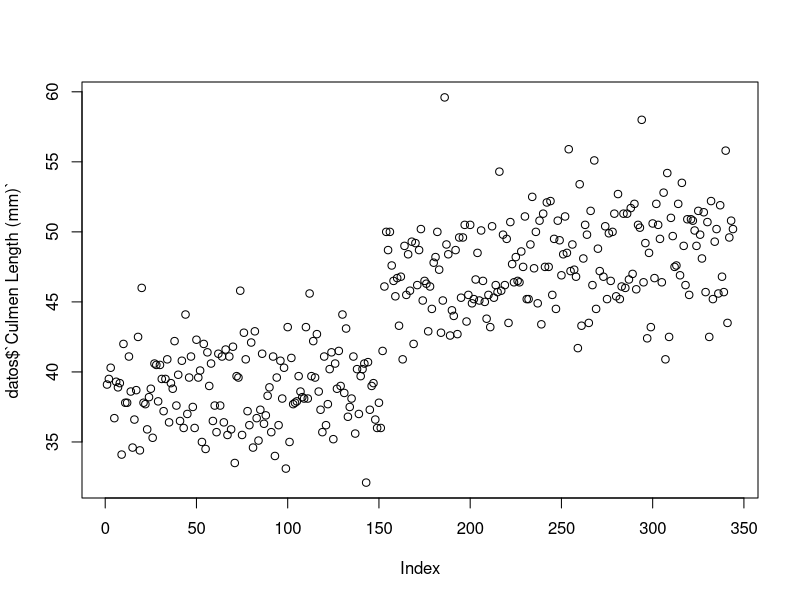
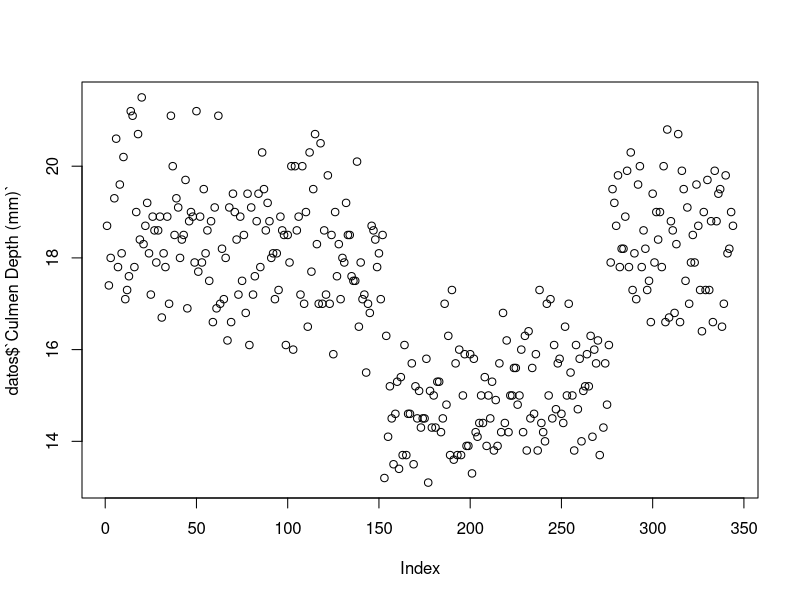
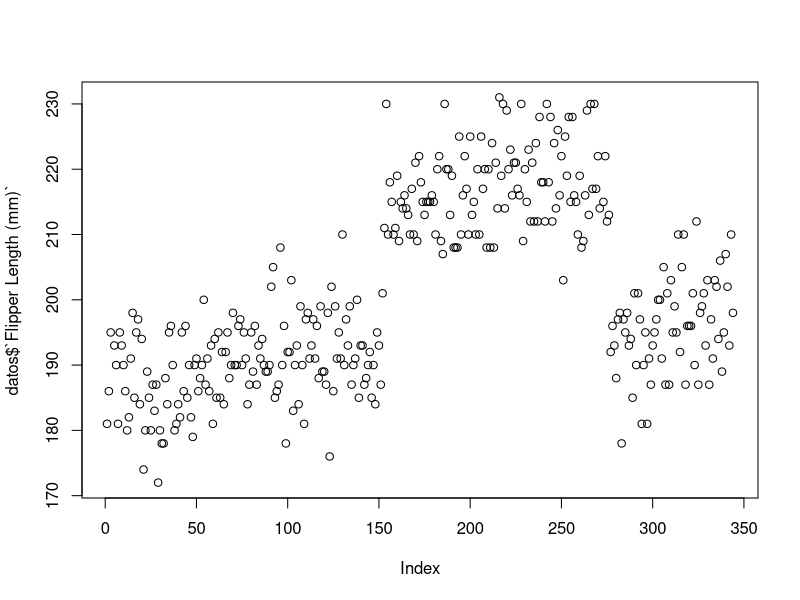
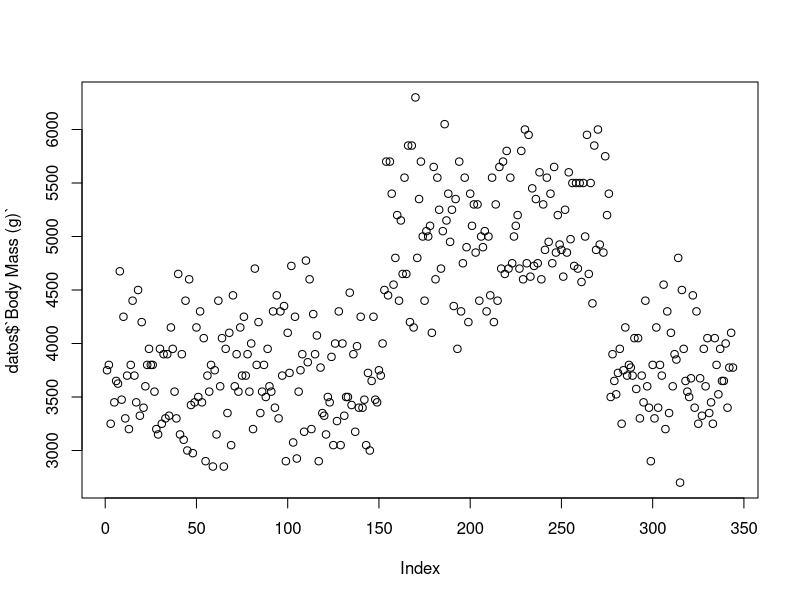
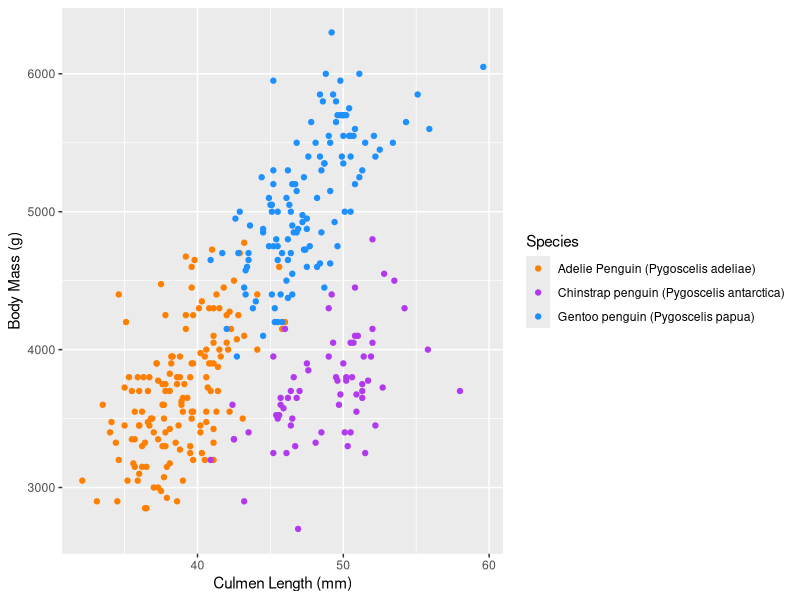
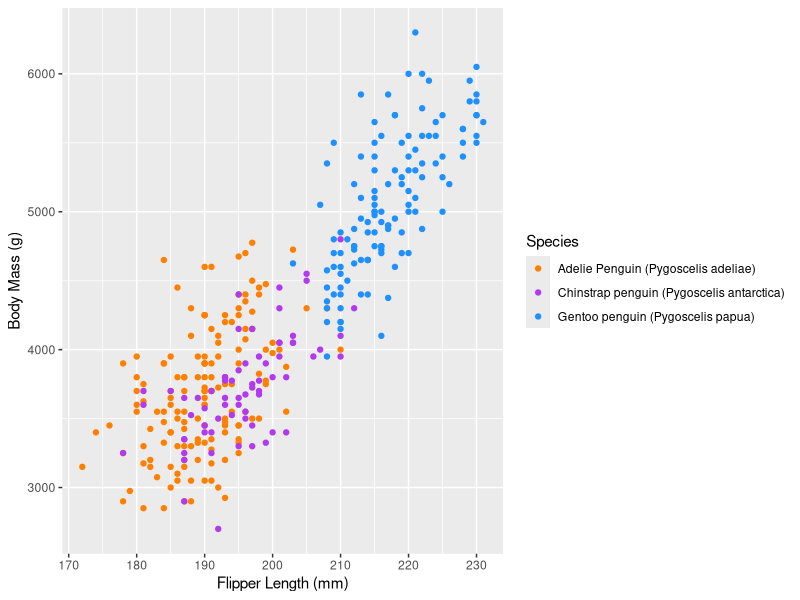

Source code (R) for these figures, in order:
#Paquetes
library(readr)
library(stringr)
library(dplyr)
library(forcats)
library(ggplot2)

#Importar datos
datos <- read_csv("datos.csv")
datos <- as.data.frame(datos)
View(datos)

###Control de calidad

#Variable 1 studyname
 levels(factor(datos$studyName))
  #Verificado sin errores
 
#Variable 2
 datos$`Sample Number`
  #Se aprecian secuencias que se reinician
 
#Variable 3 Species
 levels(factor(datos$Species))
  #Se aprecian más especies de las correctas debido a errores ortográficos, se sugiere usar el siguiente código para eliminarlas

 datos <- datos %>%
   mutate(Species = fct_recode(Species,
                               "Adelie Penguin (Pygoscelis adeliae)" = "Adeli Penguin (Pygoscelis adeliae)",
                               "Adelie Penguin (Pygoscelis adeliae)" = "ADELIE PENGUIN (PYGOSCELIS ADELIAE)",
                               "Gentoo penguin (Pygoscelis papua)" = "Gento penguin (Pygoscelis papua)"
   ))

#Variable 4 Region
 levels(factor(datos$Region))
  #Verificado sin errores
 
#Variable 5 Island
 levels(factor(datos$Island))
 #Verificado sin errores

#Variable 6 Stage
 levels(factor(datos$Stage))
 #Verificado sin errores
 
#Variable 7 Individual ID
 datos$'Individual ID'
 #Se aprecian identificadores de individuos
 
#Variable 8 Clutch Completion
 levels(factor(datos$`Clutch Completion`))
 #Verificado sin errores
 
#Variable 9 Date Egg
 datos$`Date Egg`
 #Sin errores, se creará una nueva columna que posea únicamente el año
 datos$year <- substr(datos$`Date Egg`, 1, 4)
 
#Variable 10 Culmen Length
 datos$`Culmen Length (mm)`
 plot( datos$`Culmen Length (mm)`)
 #Verificado sin errores
 
#Variable 11 Culmen Depth
 datos$`Culmen Depth (mm)`
 plot(datos$`Culmen Depth (mm)`)
 #Verificado sin errores
 
#Variable 12 Flipper Length
 datos$`Flipper Length (mm)`
 plot(datos$`Flipper Length (mm)`)
 #Verificado sin errores
 
#Variable 13 Body Mass
 datos$`Body Mass (g)`
 plot(datos$`Body Mass (g)`)
 #Verificado sin errores
 
#Variable 14 Sex
 levels(factor(datos$Sex))
 #Se aprecia que algunas etiquetas se escriben con mayúsculas y minúsculas, 
 #se sugiere usar el siguiente código para estandarizar a mayúsculas
 
 datos$Sex <- ifelse(datos$Sex == "Female", "FEMALE", datos$Sex)
 datos$Sex <- ifelse(datos$Sex == "Male", "MALE", datos$Sex)

#Variable 15  Delta 15 N (o/oo)
 datos$`Delta 15 N (o/oo)`
 #Verificado sin errores

#Variable 16 Delta 13 C (o/oo)
 datos$`Delta 13 C (o/oo)`
 #Verificado sin errores
 
#Variable 17 Comentarios
 levels(factor(datos$Comments))
 #Se aprecian diferentes comentarios 
 
#Gráficos
 
 #Relación del tamaño del culmen y masa corporal por especie
 ggplot(datos, aes(x=`Culmen Length (mm)`, y= `Body Mass (g)`, colour = Species)) +
   geom_point(size = 1.5) +
   scale_color_manual(values = c("darkorange1","darkorchid2","dodgerblue1"))
 
 #Relación del tamaño de la aleta pectoral y masa corporal por especie
 ggplot(datos, aes(x=`Flipper Length (mm)`, y= `Body Mass (g)`, colour = Species)) +
   geom_point(size = 1.5) +
    scale_color_manual(values = c("darkorange1","darkorchid2","dodgerblue1"))
 
 